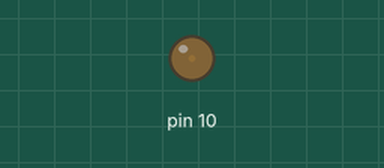
Recording of a program running on a simulated Arduino Leonardo, built with avr-gcc and run on an emulated ATmega32U4. Shown: output pins drawn as LEDs (lit = HIGH).

Above: at 0.05 s.
At 5.55 s:
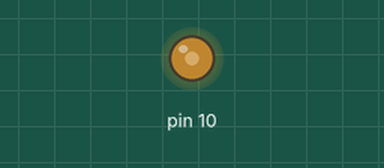
At 9.2 s:
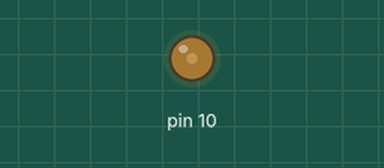
Timing chart, 0 to 16.1 s (numbered marks = the images above):
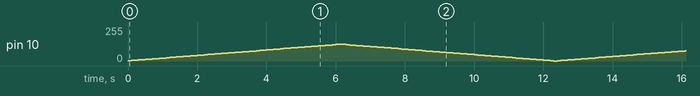

The program:

main.cpp
```cpp
#include <Arduino.h>
// 16 bit timer - Timer1
// use Fast PWM mode
// 1kHz frequency
#define DUTY_CYCLE 50 // in percent
bool increasing = true;
uint16_t duty = 0;
void setup() {
  Serial.begin(115200);
  // configure timer1
  // Set OC1B as output, PB6
  DDRB = 0;
  DDRB |= (1 << PB6);
  TCCR1B = 0;
  TCCR1A = 0;

  TCCR1A |= (1 << COM1B1); // Non-inverting mode on OC1B
  TCCR1A |= (1 << WGM10) | (1 << WGM11); // Fast PWM mode using OCR1A as TOP

  TCCR1B |= (1 << WGM13) | (1 << WGM12);
  TCCR1B |=  (1 << CS10); // Prescaler 1
  OCR1A = 7999; // TOP value for 1kHz at 8MHz with prescaler 1
  OCR1B = 0; // 50% duty cycle

}

void loop() {
  // if increasing, increase duty cycle by 64 (to have less steps and be faster)
  // increase till we reach the max duty cycle
  // else decrease duty cycle by 64
  if(increasing){
    duty += 64;
    if(duty >= (uint16_t)(OCR1A-64)*(DUTY_CYCLE/100.0)){
      increasing = false;
    }
  } else {
    duty -= 64;
    if(duty <= 0){
      increasing = true;
    }
  }
  OCR1B = duty;
  delay(100);
}
```
